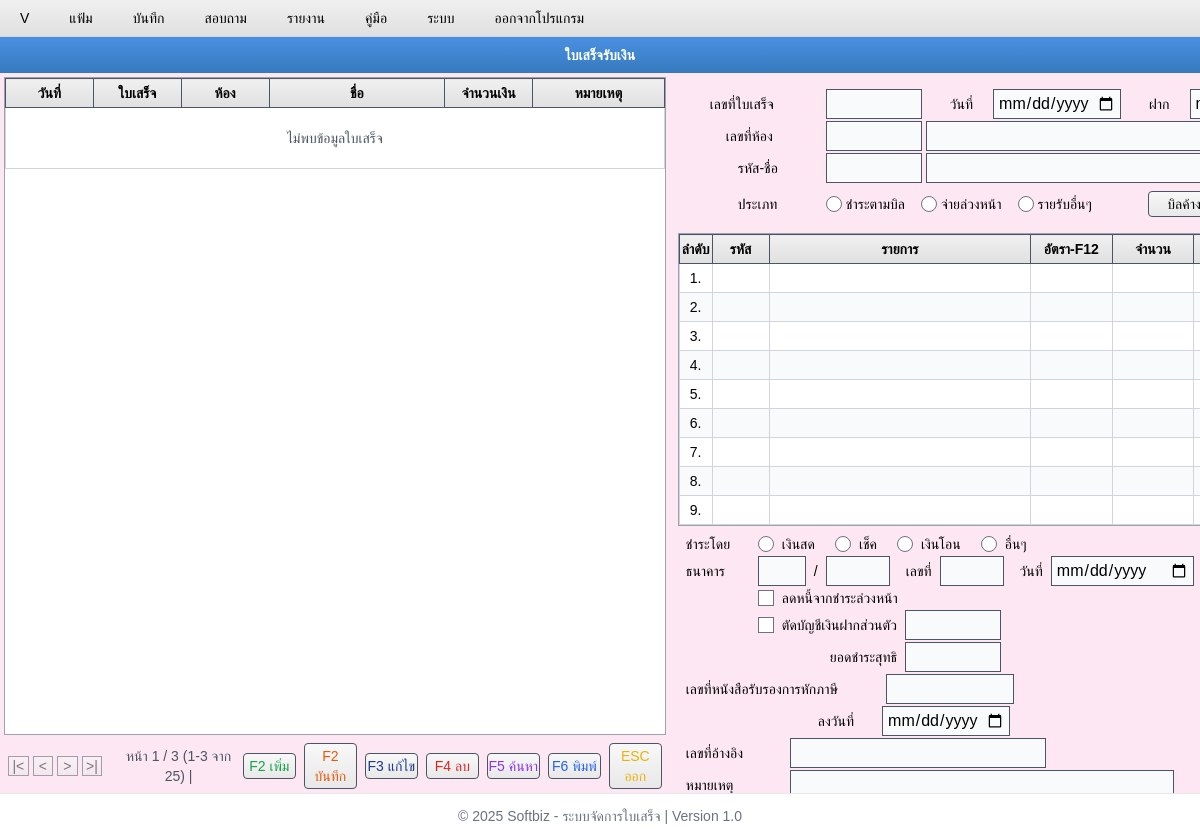
Before: /m35/ with the older database file.
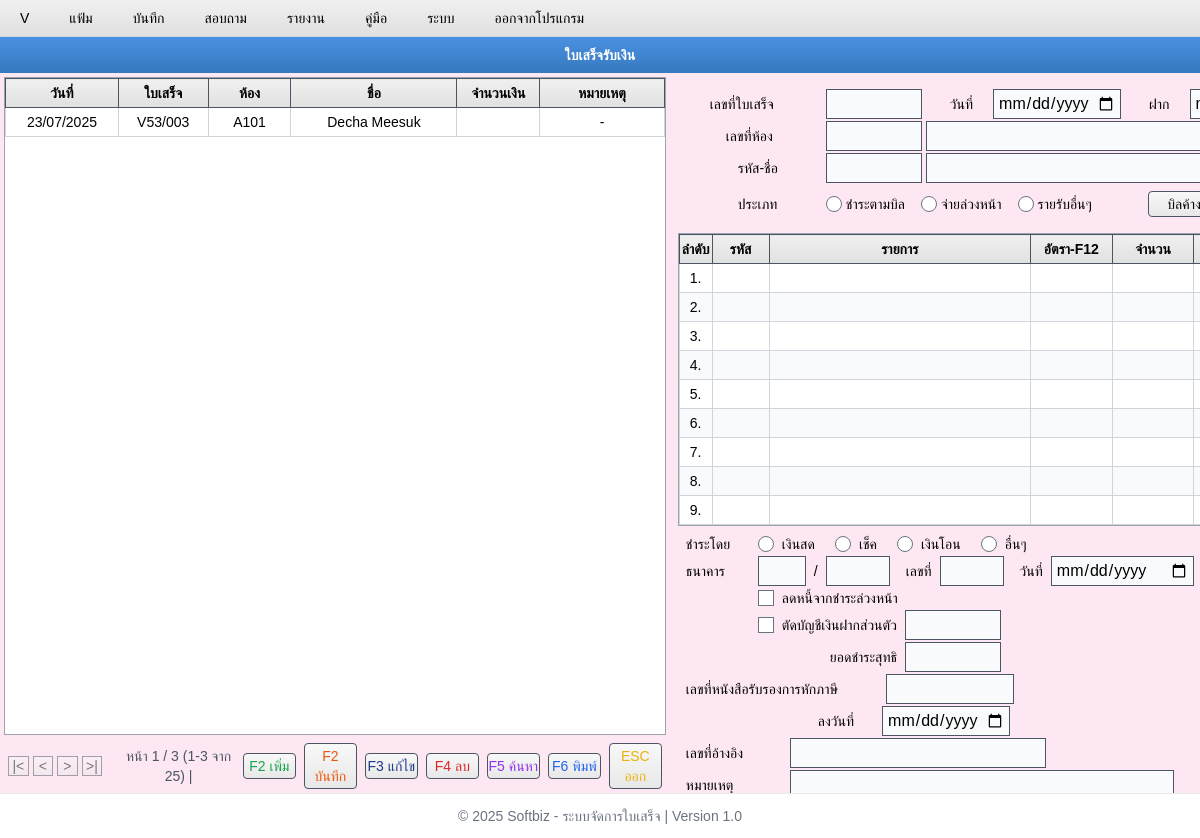
After: the same page with the newer database file.
### m35/models.py (models this page shows, shortened)
class CmtRctr(models.Model):
    TYPE_CHOICES = [
        ("ชำระตามบิล", "ชำระตามบิล"),
        ("จ่ายล่วงหน้า", "จ่ายล่วงหน้า"),
        ("รายรับอื่นๆ", "รายรับอื่นๆ"),
    ]
    PAYMENT_CHOICES = [
        ("เงินสด", "เงินสด"),
        ("เช็ค", "เช็ค"),
        ("เงินโอน", "เงินโอน"),
        ("อื่นๆ","อื่นๆ")
    ]
    r_c_no = models.CharField(max_length=50, unique=True, verbose_name="เลขที่ใบเสร็จ")
    date = models.DateField(verbose_name="วันที่")
    payin = models.DateField(verbose_name="ฝาก")
    room_no_1 = models.CharField(
        max_length=20, verbose_name="เลขที่ห้อง 1"
    )
    room_no_2 = models.CharField(
        max_length=100, blank=True, null=True, verbose_name="เลขที่ห้อง 2"
    )
    member_1 = models.CharField(max_length=100, verbose_name="รหัส-ชื่อ 1")
    member_2 = models.CharField(max_length=100, blank=True, null=True, verbose_name="รหัส-ชื่อ 2")
    type = models.CharField(
        max_length=20,
        choices=TYPE_CHOICES,
        verbose_name="ประเภท",
        blank=True, null=True  # หากไม่ต้องเลือกก็ใส่ True ทั้งคู่
    )
    payment_method = models.CharField(
    max_length=20,
    choices=PAYMENT_CHOICES,
    verbose_name="ชำระโดย",
    blank=True,
    null=True
    )
    bank_1 = models.CharField(max_length=100, verbose_name="ธนาคาร 1")
    bank_2 = models.CharField(max_length=100, blank=True, null=True, verbose_name="ธนาคาร 2")
    bank_no = models.CharField(max_length=20, verbose_name="เลขที่")
    bank_date = models.DateField(verbose_name="วันที่(ธนาคาร)")
    vat = models.BooleanField(default=False, verbose_name="ภาษีหักณที่จ่าย")
    deduct_from_prepaid = models.BooleanField(default=False, verbose_name="ลดหนี้จากการชำระล่วงหน้า")
    withdraw_from_bankaccount = models.BooleanField(default=False, verbose_name="ตัดบัญชีเงินฝากส่วนตัว")
    withdraw = models.CharField(max_length=100, blank=True, null=True, verbose_name="ตัดบัญชีเงินฝากส่วนตัว(กรอก)")
    total = models.CharField(max_length=100, blank=True, null=True, verbose_name="ยอดชำระสุทธิ")
    tax_no = models.CharField(max_length=100, blank=True, null=True, verbose_name="เลขที่หนังสือรับรองการหักภาษี")
    tax_date = models.DateField(verbose_name="ลงวันที่")
    no_ref = models.CharField(max_length=20, blank=True, null=True, verbose_name="เลขที่อ้างอิง")
    remark_1 = models.TextField(blank=True, null=True, verbose_name="หมายเหตุ 1")
    remark_2 = models.TextField(blank=True, null=True, verbose_name="หมายเหตุ 2")
    textstamp = models.CharField(blank=True, null=True, verbose_name="textstamp")
    timestamp = models.DateTimeField(auto_now=True, verbose_name="เวลาอัพเดท")
    class Meta:
        db_table = "CMT_RCTR"
        verbose_name = "ใบเสร็จรับเงิน"
        verbose_name_plural = "ใบเสร็จรับเงินทั้งหมด"
        ordering = ["-timestamp"]

### m35/views.py (the view)
# urls.py: path("m35/", include("m35.urls")),
def m35(request):
    data = CmtRctr.objects.all()
    data_value = CmtRctr.objects.all().values()
    data_list = list(data_value)
    if request.method == "POST":
        form = CmtRctrForm(request.POST)
        if form.is_valid():
            form.save()
            messages.success(request, "เพิ่มเรียบร้อยแล้ว!")
        else:
            messages.error(request, "กรุณาตรวจสอบข้อมูลให้ถูกต้อง")
    else:
        form = CmtRctrForm()
    context = {
        'row_numbers': range(1, 10),  # 1 ถึง 15
        'unpaid_list' : [1,2,3,4,5,6,7,8],
        'payment_choices' : CmtRctr.PAYMENT_CHOICES,
        'type_choices' : CmtRctr.TYPE_CHOICES,
        'data' : data,
        'data_json' : json.dumps(data_list, cls=DjangoJSONEncoder)
    }
    print(list(CmtRctr.objects.values()))
    return render(request,'m35/index.html',context)

### m35/templates/m35/index.html (shortened to what the changed rows need)
{% extends 'base.html' %}
{% load static %}
{% block extra_css %}
<link href="https://cdnjs.cloudflare.com/ajax/libs/flowbite/2.2.1/flowbite.min.css" rel="stylesheet" />
{% endblock %}
{% block content %}
    <div class="flex bg-gray-100 font-thai overflow-hidden" style="height: calc(100vh - 80px);">
        <div class="flex-1 bg-pink-100 flex flex-col text-center">
            <div class="flex-1 overflow-auto border border-gray-400 m-1 bg-white">
                <table class="w-full border-collapse">
                    <thead>
                        <tr>
                            <th class="gradient-light-gray border border-gray-600 px-2 py-1 font-bold sticky top-0 z-10 w-16">วันที่</th>
                            <th class="gradient-light-gray border border-gray-600 px-2 py-1 font-bold sticky top-0 z-10 w-16">ใบเสร็จ</th>
                            <th class="gradient-light-gray border border-gray-600 px-2 py-1 font-bold sticky top-0 z-10 w-16">ห้อง</th>
                            <th class="gradient-light-gray border border-gray-600 px-2 py-1 font-bold sticky top-0 z-10 w-32">ชื่อ</th>
                            <th class="gradient-light-gray border border-gray-600 px-2 py-1 font-bold sticky top-0 z-10 w-16">จำนวนเงิน</th>
                            <th class="gradient-light-gray border border-gray-600 px-2 py-1 font-bold sticky top-0 z-10 w-24">หมายเหตุ</th>
                        </tr>
                    </thead>
                    <tbody id="dataTable">
                        {% for record in data %}
                        <tr onclick="selectRecord(this, '{{ record.id }}')" data-id="{{ record.id }}"
                            class="cursor-pointer hover:bg-blue-100 even:bg-gray-50 border-b border-gray-200">
                            <td class="border border-gray-300 px-2 py-1 whitespace-nowrap">{{ record.date|date:"d/m/Y" }}</td>
                            <td class="border border-gray-300 px-2 py-1 whitespace-nowrap">{{ record.r_c_no}}</td>
                            <td class="border border-gray-300 px-2 py-1 whitespace-nowrap">{{ record.room_no_1 }}</td>
                            <td class="border border-gray-300 px-2 py-1 whitespace-nowrap">{{ record.member_2 }}</td>
                            <td class="border border-gray-300 px-2 py-1 whitespace-nowrap"></td>
                            <td class="border border-gray-300 px-2 py-1 text-center whitespace-nowrap">{{ record.remark_1|default:"-" }}</td>
                        </tr>
                        {% empty %}
                        <tr>
                            <td colspan="7" class="border border-gray-300 text-center py-5 text-gray-600">
                                ไม่พบข้อมูลใบเสร็จ
                            </td>
                        </tr>
                        {% endfor %}
                    </tbody>
                </table>
            </div>
        </div>
        <div class="flex-1 bg-pink-100 flex flex-col">
            <form method="POST" action="" id="formSection" class="bg-pink-100 mb-1">
                <div class="ml-10 py-4">
                    <div class="flex-1">
                        <div class="flex items-center gap-1 mt-2">
                            <label class="w-28 flex-shrink-0 px-7">ประเภท</label>
                            {% for value,label in type_choices %}
                            <input type="radio" id="type_{{ forloop.counter }}" name="type" value="{{value}}" class="accent-blue-600">
                            <label class="mr-3" for="type_{{ forloop.counter }}">{{label}}</label>
                            {% endfor %}
                            <button type="button" class="w-24 gradient-gray border border-gray-600 py-0.5 cursor-pointer hover:bg-gray-300 ml-10 rounded" data-modal-toggle="unpaidModal" data-modal-target="unpaidModal" onclick="getRadio1()">บิลค้างชำระ</button>
                        </div>
                    </div>
                </div>
                <div class="bg-pink-100 flex-1 flex flex-col mb-1">
                    <div class="bg-white flex-1 overflow-auto border border-gray-400 mx-2">
                        <table class="w-full border-collapse table-fixed">
                            <thead>
                                <tr>
                                    <th class="gradient-light-gray border border-gray-600 py-1 font-bold sticky top-0 z-10 w-4">ลำดับ</th>
                                    <th class="gradient-light-gray border border-gray-600 px-2 py-1 font-bold sticky top-0 z-10 w-7">รหัส</th>
                                    <th class="gradient-light-gray border border-gray-600 px-2 py-1 font-bold sticky top-0 z-10 w-32">รายการ</th>
                                    <th class="gradient-light-gray border border-gray-600 px-2 py-1 font-bold sticky top-0 z-10 w-10">อัตรา-F12</th>
                                    <th class="gradient-light-gray border border-gray-600 px-2 py-1 font-bold sticky top-0 z-10 w-10">จำนวน</th>
                                    <th class="gradient-light-gray border border-gray-600 px-2 py-1 font-bold sticky top-0 z-10 w-14">เป็นเงิน</th>
                                </tr>
                            </thead>
                            <tbody id="dataTable">
                                {% for i in row_numbers %}
                                <tr onclick=""
                                    class="cursor-pointer hover:bg-blue-100 even:bg-gray-50 border-b border-gray-200">
                                    <td class="border border-gray-300 py-1 text-center row-number"></td>
                                    <td class="border border-gray-300 px-2 py-1 whitespace-nowrap"></td>
                                    <td class="border border-gray-300 px-2 py-1 whitespace-nowrap"></td>
                                    <td class="border border-gray-300 px-2 py-1 whitespace-nowrap"></td>
                                    <td class="border border-gray-300 px-2 py-1 whitespace-nowrap"></td>
                                    <td class="border border-gray-300 px-2 py-1 text-center whitespace-nowrap"></td>
                                </tr>
                                {% endfor %}
                            </tbody>
                        </table>
                    </div>
                    <div class="p-2 flex items-start gap-4">
                        <div class="flex-1 text-sm space-y-0.5 ml-2">
                            <div class="flex items-center gap-2">
                                <label class="w-16">ชำระโดย</label>
                                {% for value,label in payment_choices %}
                                <input type="radio" id="payment_method_{{ forloop.counter }}" name="payment_method" value="{{value}}" class="accent-blue-600">
                                <label class="mr-3" for="payment_method_{{ forloop.counter }}">{{label}}</label>
                                {% endfor %}
                            </div>
                        </div>
                    </div>
                </div>
            </form>
        </div>
    </div>
{% endblock %}

Changed rows visible on the page:
added CmtRctr: date "23/07/2025", r_c_no "V53/003", room_no_1 "A101", member_2 "Decha Meesuk", remark_1 "-"
Other visible differences:
text no longer shown: "ไม่พบข้อมูลใบเสร็จ"
